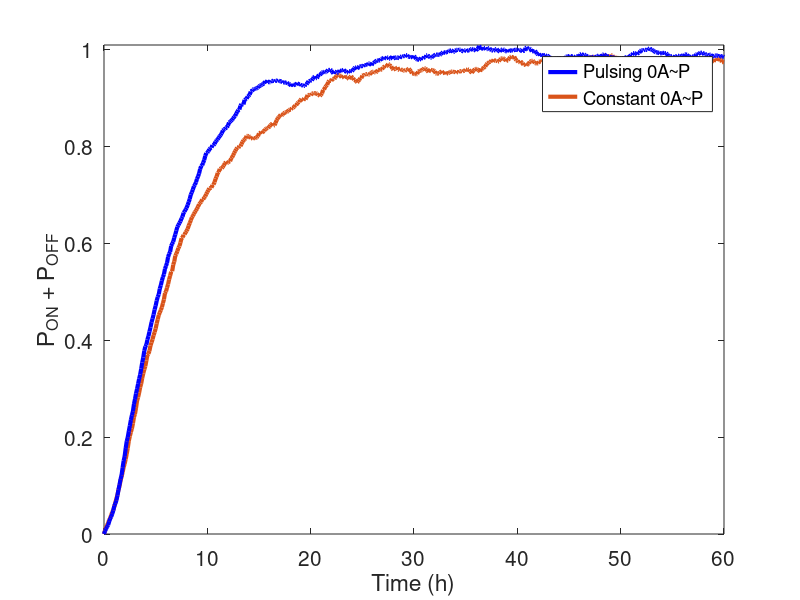

This figure's MATLAB source:
load('DATA_C_ACTIVATION.mat')
load('DATA_C_DEACTIVATION')

load('DATA_O_ACTIVATION.mat')
load('DATA_O_DEACTIVATION')


Inspect_times_02_C_A=Inspect_times_02_C_A(:,1:601);
Inspect_times_02_O_A=Inspect_times_02_O_A(:,1:601);
P_ON_C_A=P_ON_C_A(:,1:601);
P_ON_O_A=P_ON_O_A(:,1:601);


%%Constant
%ON+OFF
figure
Total_C=P_ON_C_A+P_OFF_C_D;
Constant=plot(Inspect_times_02_C_A,Total_C,'Color',[ 0.8510    0.3255    0.0980],'LineWidth',3); hold on


Total_O=P_ON_O_A+P_OFF_O_D;
Osci=plot(Inspect_times_02_C_A,Total_O,'Color','b','LineWidth',3); hold on
xlim([0 60])
ylim([0 1.01])
xlabel('Time (h)');
ylabel ('P_{ON} + P_{OFF}')
legend ([Osci, Constant], {'Pulsing 0A~P','Constant 0A~P'})
set(gca,'FontSize',15)